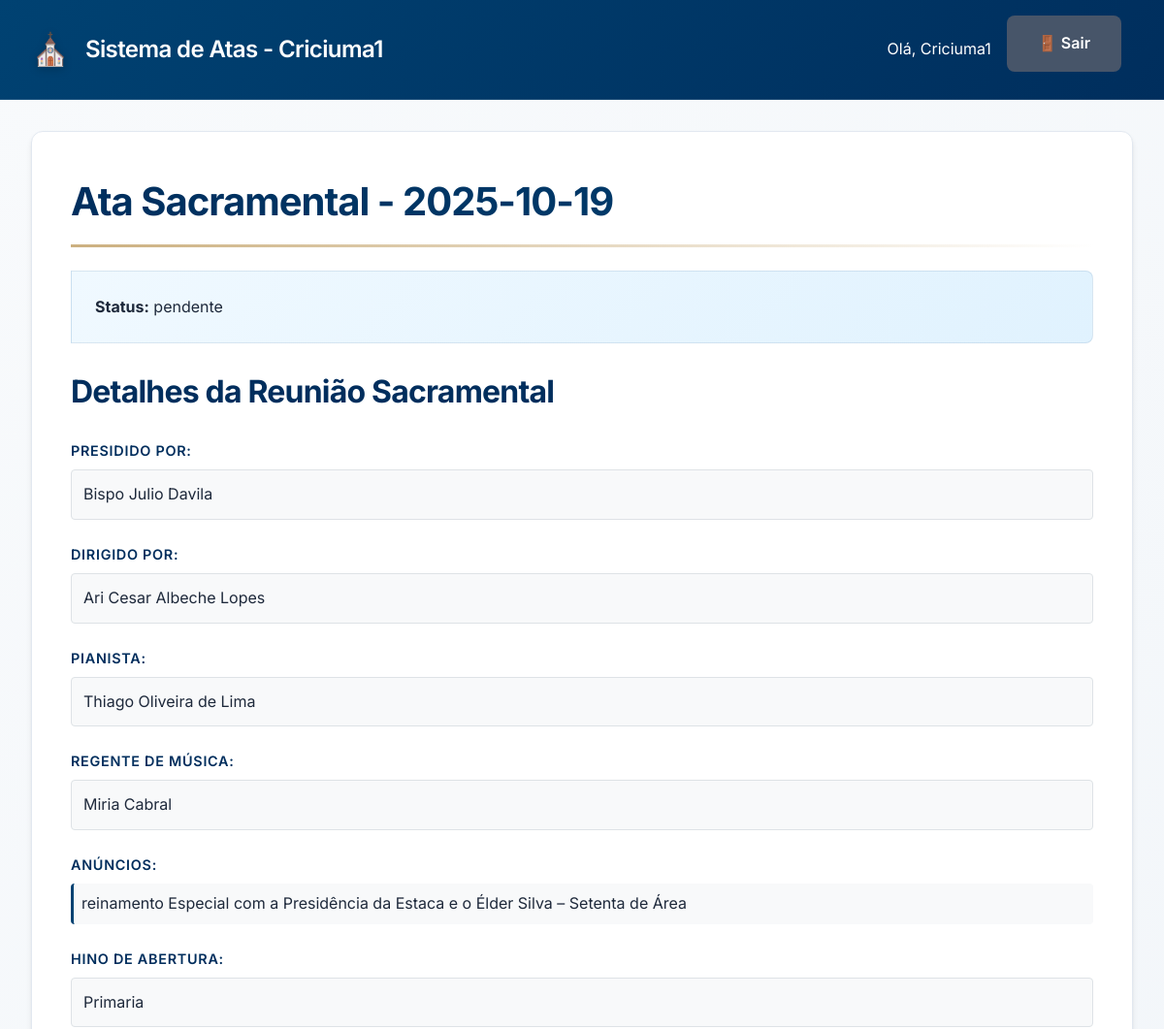
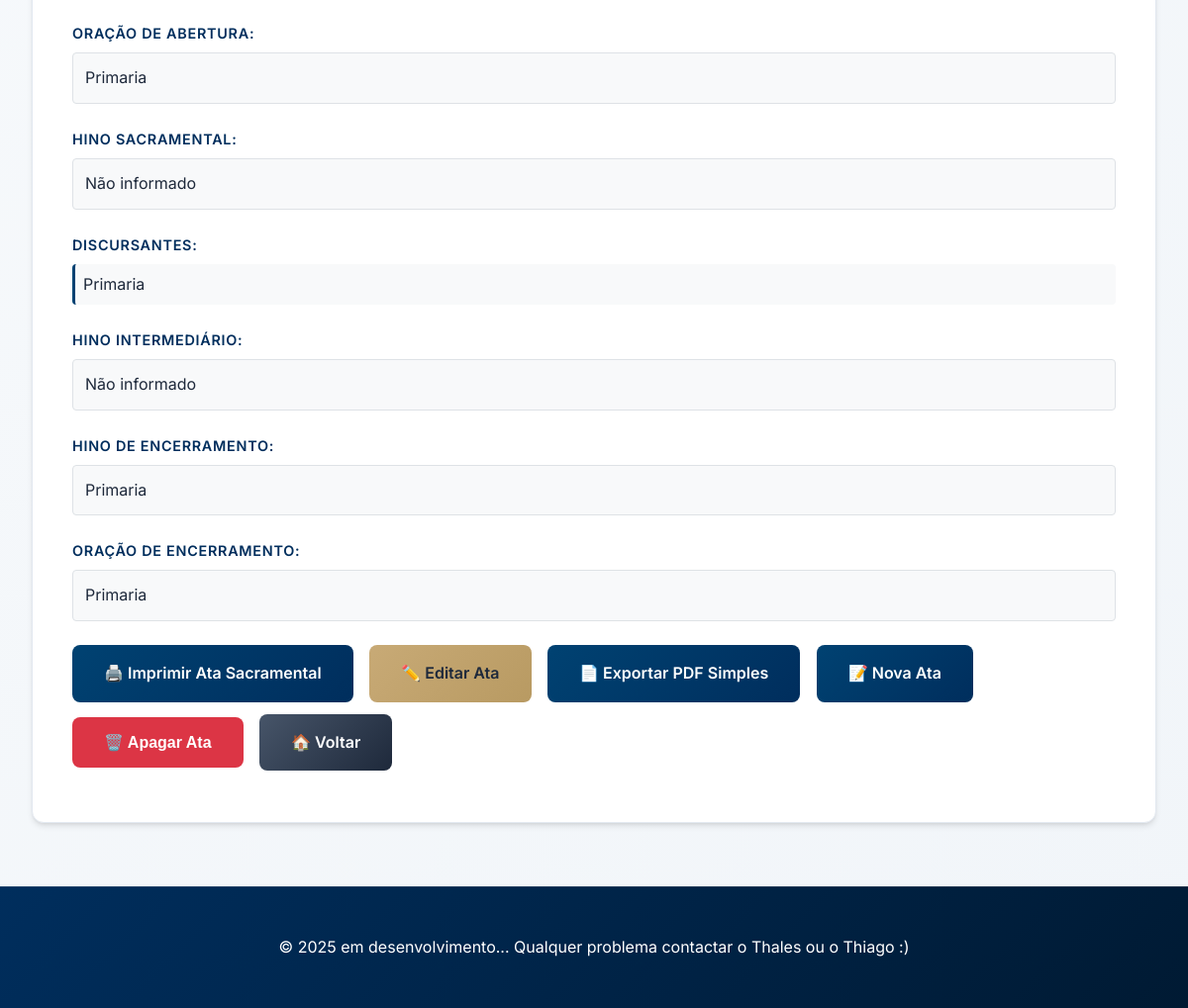
Screenshot of /ata/2 (signed in) with the database file from the repository (2 pictures, top to bottom).
### tables this page shows
CREATE TABLE atas (
    id INTEGER PRIMARY KEY AUTOINCREMENT,
    tipo TEXT NOT NULL,
    data TEXT NOT NULL,
    status TEXT DEFAULT 'pendente',
    ala_id INTEGER NOT NULL,
    FOREIGN KEY(ala_id) REFERENCES users(id)
);

CREATE TABLE sacramental (
    id INTEGER PRIMARY KEY AUTOINCREMENT,
    ata_id INTEGER,
    presidido TEXT,
    dirigido TEXT,
    pianista TEXT,
    regente_musica TEXT,
    anuncios TEXT,
    hinos TEXT,
    oracoes TEXT,
    discursantes TEXT,
    hino_sacramental TEXT,
    hino_intermediario TEXT,
    FOREIGN KEY(ata_id) REFERENCES atas(id) ON DELETE CASCADE
);

### app.py (the view, shortened to what this page needs)
@app.route("/ata/<int:ata_id>")
@login_required
def visualizar_ata(ata_id):
    conn = get_db()
    ata = conn.execute(
        "SELECT * FROM atas WHERE id=? AND ala_id=?",
        (ata_id, session['user_id'])
    ).fetchone()
    if not ata:
        flash("Ata não encontrada ou você não tem permissão para visualizá-la.", "error")
        return redirect(url_for("index"))
    if ata["tipo"] == "sacramental":
        detalhes = conn.execute("SELECT * FROM sacramental WHERE ata_id=?", (ata_id,)).fetchone()
        if detalhes:
            detalhes_dict = dict(detalhes)
            if detalhes_dict.get('hinos'):
                hinos = json.loads(detalhes_dict['hinos'])
                detalhes_dict['hino_abertura'] = hinos[0] if len(hinos) > 0 else ''
                detalhes_dict['hino_encerramento'] = hinos[1] if len(hinos) > 1 else ''
            if detalhes_dict.get('oracoes'):
                oracoes = json.loads(detalhes_dict['oracoes'])
                detalhes_dict['oracao_abertura'] = oracoes[0] if len(oracoes) > 0 else ''
                detalhes_dict['oracao_encerramento'] = oracoes[1] if len(oracoes) > 1 else ''
            if detalhes_dict.get('discursantes'):
                detalhes_dict['discursantes'] = json.loads(detalhes_dict['discursantes'])
            if detalhes_dict.get('anuncios'):
                detalhes_dict['anuncios'] = json.loads(detalhes_dict['anuncios'])
            detalhes = detalhes_dict
    return render_template("visualizar_ata.html", ata=ata, detalhes=detalhes or {})

### app.py (called while the page is built)
def get_db():
    conn = sqlite3.connect(DB_PATH)
    conn.row_factory = sqlite3.Row
    return conn

def login_required(f):
    @wraps(f)
    def decorated_function(*args, **kwargs):
        if not session.get('logged_in'):
            flash('Por favor, faça login para acessar esta página.', 'error')
            return redirect(url_for('login'))
        return f(*args, **kwargs)
    return decorated_function

@app.context_processor
def inject_flash_messages():
    messages = []
    return dict(flash_messages=messages)

### templates/visualizar_ata.html (shortened to what this page needs)
{% extends "base.html" %}
{% block content %}
<div class="content-card">
    <h1>Ata {{ ata.tipo.capitalize() }} - {{ ata.data }}</h1>
    <div class="info-card">
        <p><strong>Status:</strong> {{ ata.status|default('Completa', true) }}</p>
    </div>
    {% if ata.tipo == 'sacramental' %}
    <div class="ata-details">
        <h2>Detalhes da Reunião Sacramental</h2>
        <div class="form-group">
            <label>Presidido por:</label>
            <div class="info-value">{{ detalhes.presidido or 'Não informado' }}</div>
        </div>
        <div class="form-group">
            <label>Dirigido por:</label>
            <div class="info-value">{{ detalhes.dirigido or 'Não informado' }}</div>
        </div>
        <div class="form-group">
            <label>Pianista:</label>
            <div class="info-value">{{ detalhes.pianista or 'Não informado' }}</div>
        </div>
        <div class="form-group">
            <label>Regente de Música:</label>
            <div class="info-value">{{ detalhes.regente_musica or 'Não informado' }}</div>
        </div>
        <div class="form-group">
            <label>Anúncios:</label>
            {% if detalhes.anuncios and detalhes.anuncios|length > 0 %}
            <ul class="dynamic-list">
                {% for anuncio in detalhes.anuncios %}
                    {% if anuncio and anuncio.strip() %}
                    <li>{{ anuncio }}</li>
                    {% endif %}
                {% endfor %}
            </ul>
            {% else %}
            <div class="info-value">Nenhum anúncio informado</div>
            {% endif %}
        </div>
        <div class="form-group">
            <label>Hino de Abertura:</label>
            <div class="info-value">{{ detalhes.hino_abertura or 'Não informado' }}</div>
        </div>
        <div class="form-group">
            <label>Oração de Abertura:</label>
            <div class="info-value">{{ detalhes.oracao_abertura or 'Não informado' }}</div>
        </div>
        <div class="form-group">
            <label>Hino Sacramental:</label>
            <div class="info-value">{{ detalhes.hino_sacramental or 'Não informado' }}</div>
        </div>
        <div class="form-group">
            <label>Discursantes:</label>
            {% if detalhes.discursantes and detalhes.discursantes|length > 0 %}
            <ul class="dynamic-list">
                {% for d in detalhes.discursantes %}
                    {% if d and d.strip() %}
                    <li>{{ d }}</li>
                    {% endif %}
                {% endfor %}
            </ul>
            {% else %}
            <div class="info-value">Nenhum discursante informado</div>
            {% endif %}
        </div>
        <div class="form-group">
            <label>Hino Intermediário:</label>
            <div class="info-value">{{ detalhes.hino_intermediario or 'Não informado' }}</div>
        </div>
        <div class="form-group">
            <label>Hino de Encerramento:</label>
            <div class="info-value">{{ detalhes.hino_encerramento or 'Não informado' }}</div>
        </div>
        <div class="form-group">
            <label>Oração de Encerramento:</label>
            <div class="info-value">{{ detalhes.oracao_encerramento or 'Não informado' }}</div>
        </div>
    </div>
    {% endif %}
    <div class="form-actions">
        <a href="{{ url_for('exportar_sacramental_pdf', ata_id=ata.id) }}" class="btn" style="background: linear-gradient(135deg, #004272 0%, #002e5d 100%);">
            🖨️ Imprimir Ata Sacramental
        </a>
        <a href="{{ url_for('editar_ata', ata_id=ata.id) }}" class="btn btn-gold">✏️ Editar Ata</a>
        <a href="{{ url_for('exportar_pdf', ata_id=ata.id) }}" class="btn">📄 Exportar PDF Simples</a>
        <a href="{{ url_for('nova_ata') }}" class="btn">📝 Nova Ata</a>
        <button type="button" onclick="confirmarExclusao({{ ata.id }})" class="btn btn-danger">🗑️ Apagar Ata</button>
        <a href="{{ url_for('index') }}" class="btn btn-secondary">🏠 Voltar</a>
    </div>
</div>
{% endblock %}

### static/css/style.css (style rules this page uses)
:root { --church-blue: #004272; --church-dark-blue: #002e5d; --church-gold: #c8aa76; --church-light: #f8fafc; --church-white: #ffffff; --church-gray-100: #f1f5f9; --church-gray-200: #e2e8f0; --church-gray-300: #cbd5e1; --church-gray-600: #475569; --church-gray-800: #1e293b; --shadow-sm: 0 1px 2px 0 rgb(0 0 0 / 0.05); --shadow: 0 4px 6px -1px rgb(0 0 0 / 0.1), 0 2px 4px -2px rgb(0 0 0 / 0.1); --shadow-lg: 0 10px 15px -3px rgb(0 0 0 / 0.1), 0 4px 6px -4px rgb(0 0 0 / 0.1); --radius: 12px; --radius-sm: 8px; }
* { margin: 0; padding: 0; box-sizing: border-box; }
body { font-family: 'Inter', 'Segoe UI', system-ui, sans-serif; line-height: 1.6; color: var(--church-gray-800); background: linear-gradient(135deg, #f8fafc 0%, #f1f5f9 100%); min-height: 100vh; }
.content-card { background: var(--church-white); border-radius: var(--radius); padding: 2.5rem; box-shadow: var(--shadow); border: 1px solid var(--church-gray-200); backdrop-filter: blur(10px); transition: all 0.3s ease; }
h1, h2, h3 { color: var(--church-dark-blue); margin-bottom: 1.5rem; font-weight: 700; letter-spacing: -0.025em; }
h1 { font-size: 2.5rem; background: linear-gradient(135deg, var(--church-dark-blue) 0%, var(--church-blue) 100%); -webkit-background-clip: text; -webkit-text-fill-color: transparent; background-clip: text; padding-bottom: 0.75rem; border-bottom: 3px solid; border-image: linear-gradient(135deg, var(--church-gold) 0%, transparent 100%) 1; }
h2 { font-size: 2rem; }
.form-group { margin-bottom: 1.5rem; }
label { display: block; margin-bottom: 0.5rem; color: var(--church-dark-blue); font-weight: 600; font-size: 0.9rem; text-transform: uppercase; letter-spacing: 0.05em; }
.btn { display: inline-flex; align-items: center; gap: 0.5rem; padding: 1rem 2rem; background: linear-gradient(135deg, var(--church-blue) 0%, var(--church-dark-blue) 100%); color: white; text-decoration: none; border: none; border-radius: var(--radius-sm); cursor: pointer; font-size: 1rem; font-weight: 600; transition: all 0.3s ease; margin-right: 0.75rem; margin-bottom: 0.75rem; position: relative; overflow: hidden; }
.btn::before { content: ''; position: absolute; top: 0; left: -100%; width: 100%; height: 100%; background: linear-gradient(90deg, transparent, rgba(255,255,255,0.2), transparent); transition: left 0.5s; }
.btn-secondary { background: linear-gradient(135deg, var(--church-gray-600) 0%, var(--church-gray-800) 100%); }
.btn-gold { background: linear-gradient(135deg, var(--church-gold) 0%, #b89a62 100%); color: var(--church-gray-800); }
.btn-danger { background: linear-gradient(135deg, #dc2626 0%, #b91c1c 100%); }
.info-card { background: linear-gradient(135deg, #f0f9ff 0%, #e0f2fe 100%); border-left: 4px solid var(--church-blue); padding: 1.5rem; margin: 1.5rem 0; border-radius: 0 var(--radius-sm) var(--radius-sm) 0; border: 1px solid rgba(0, 66, 114, 0.1); }

### templates/visualizar_ata.html (style rules this page uses)
.info-value { padding: 0.75rem; background: #f8f9fa; border: 1px solid #dee2e6; border-radius: 4px; margin-top: 0.25rem; }
.ata-details .form-group { margin-bottom: 1.5rem; }
.ata-details label { font-weight: 600; color: var(--church-dark-blue); }
.dynamic-list { list-style: none; padding-left: 0; }
.dynamic-list li { padding: 0.5rem; background: #f8f9fa; margin-bottom: 0.5rem; border-radius: 4px; border-left: 3px solid var(--church-blue); }
.btn-danger { background: #dc3545; border-color: #dc3545; }

### rows the page displays
atas: tipo "Sacramental", data "2025-10-19", status "pendente"
sacramental: presidido "Bispo Julio Davila", dirigido "Ari Cesar Albeche Lopes", pianista "Thiago Oliveira de Lima", regente_musica "Miria Cabral", hino_sacramental "Não informado", hino_intermediario "Não informado"

### other values shown
{{ session.username }} "Criciuma1"
{{ anuncio }} "reinamento Especial com a Presidência da Estaca e o Élder Silva – Setenta de Área"
{{ detalhes.hino_abertura or 'Não informado' }} "Primaria"
{{ detalhes.oracao_abertura or 'Não informado' }} "Primaria"
{{ d }} "Primaria"
{{ detalhes.hino_encerramento or 'Não informado' }} "Primaria"
{{ detalhes.oracao_encerramento or 'Não informado' }} "Primaria"
